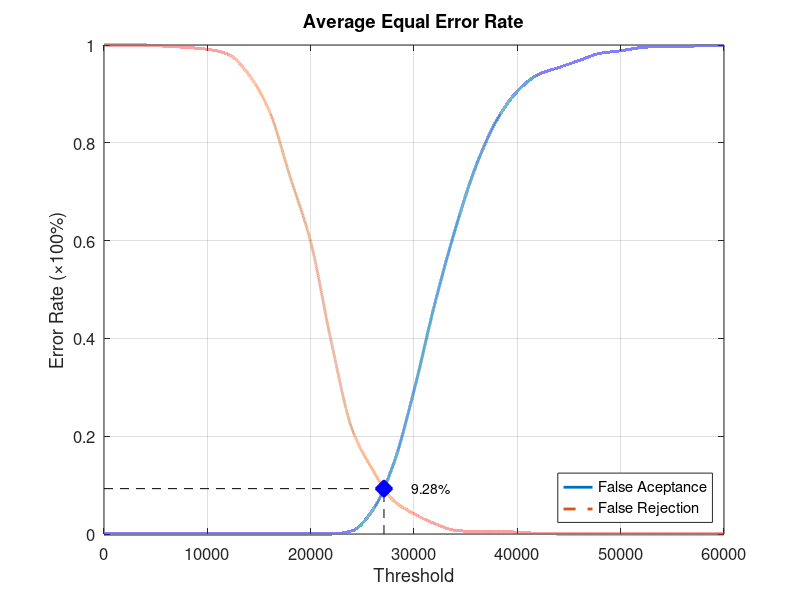
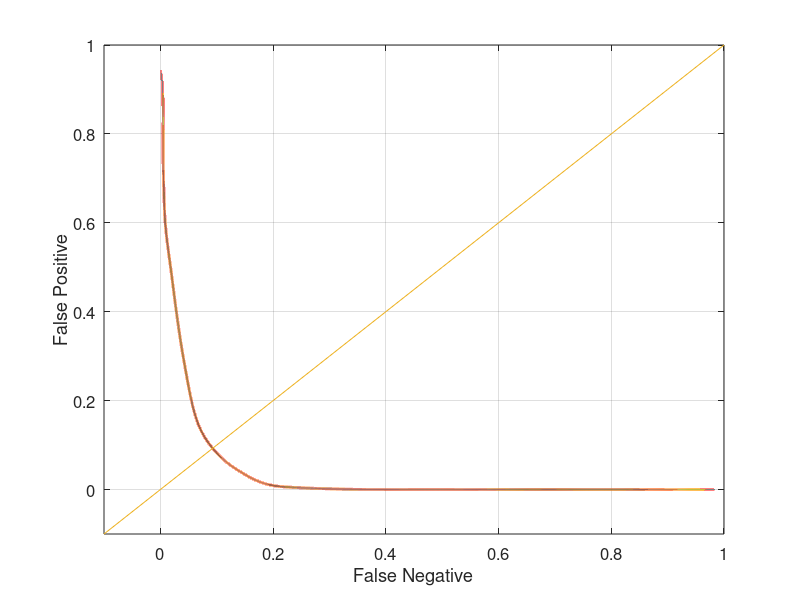

Recreate these plots in MATLAB, in order.
function yEER = Experiment4Average
close all;
clear;
clc;
x = 0:2000:60000;
xq = 0:0.5:60000;

y0 = [0 0 0 0 0 0 0 0 0 0 0 0 0.00657895 0.0486842 0.142105 0.293421 0.469737 0.623684 0.752632 0.846053 0.905263 0.939474 0.953947 0.968421 0.982895 0.988158 0.994737 0.997368 0.997368 0.998684 1];
yy0 = interp1(x, y0, xq, 'pchip');
y1 = [1 1 1 0.9975 0.995 0.99125 0.98125 0.94 0.865 0.73125 0.5975 0.3925 0.215 0.13125 0.06875 0.04125 0.02125 0.0075 0.005 0.005 0.00375 0.00125 0 0 0 0 0 0 0 0 0];
yy1 = interp1(x, y1, xq, 'pchip');

% Calculating EER: 
y2 = abs(y0 - y1);
find(y2 == min(y2))
yy2 = abs(yy0 - yy1);
xEER = find(yy2 == min(yy2));
xEERIndex = xq(xEER) % X-axis EER
yEER = yy0(xEER) % Y-axis EER

main = figure
plot(xq, yy0,'-','LineWidth', 2);	hold on
plot(xq, yy1,'--','LineWidth', 2);	hold on
plot([xEERIndex xEERIndex], [0 yEER], 'k--');	hold on
plot([0 xEERIndex], [yEER yEER], 'k--');	hold on
plot(xEERIndex, yEER, 'bx', 'LineWidth', 10);	hold on
text(xEERIndex + 10 * xEERIndex / 100, yEER, [num2str(round((10000 * yEER)) / 100) '%'])
legend('False Aceptance', 'False Rejection', 'Location', 'SouthEast')
xlabel('Threshold')
ylabel('Error Rate (\times100%)')
title('Average Equal Error Rate')
set(gca, 'FontSize', 12)
axis([0 60000 0 1])
grid on

print(main, 'Experiment4AverageMain', '-dpng');
FNRxFPR = figure('Color', [1 1 1]);
plot(yy1, yy0, '-', yy1, yy0, 'LineWidth', 2);
hold on
y = -0.1:0.1:1
plot(y, y); 
set(gca, 'FontSize', 12)
xlabel('False Negative')
ylabel('False Positive')
axis([-0.1 1 -0.1 1])
set(gca, 'FontSize', 12)
grid on

print(FNRxFPR, 'Experiment4AverageFNRxFPR','-dpng');
end
